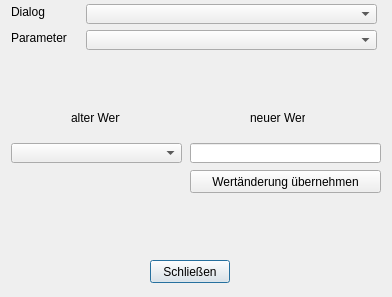
<?xml version="1.0" encoding="UTF-8"?>
<ui version="4.0">
 <class>Dialog_schnellaenderung</class>
 <widget class="QDialog" name="Dialog_schnellaenderung">
  <property name="geometry">
   <rect>
    <x>0</x>
    <y>0</y>
    <width>392</width>
    <height>297</height>
   </rect>
  </property>
  <property name="windowTitle">
   <string>Schnelländerung</string>
  </property>
  <property name="modal">
   <bool>true</bool>
  </property>
  <widget class="QLabel" name="label">
   <property name="geometry">
    <rect>
     <x>11</x>
     <y>4</y>
     <width>61</width>
     <height>16</height>
    </rect>
   </property>
   <property name="text">
    <string>Dialog</string>
   </property>
   <property name="alignment">
    <set>Qt::AlignmentFlag::AlignLeading|Qt::AlignmentFlag::AlignLeft|Qt::AlignmentFlag::AlignVCenter</set>
   </property>
  </widget>
  <widget class="QLabel" name="label_2">
   <property name="geometry">
    <rect>
     <x>11</x>
     <y>30</y>
     <width>71</width>
     <height>16</height>
    </rect>
   </property>
   <property name="text">
    <string>Parameter</string>
   </property>
   <property name="alignment">
    <set>Qt::AlignmentFlag::AlignLeading|Qt::AlignmentFlag::AlignLeft|Qt::AlignmentFlag::AlignVCenter</set>
   </property>
  </widget>
  <widget class="QComboBox" name="comboBox_dlg">
   <property name="geometry">
    <rect>
     <x>86</x>
     <y>4</y>
     <width>291</width>
     <height>20</height>
    </rect>
   </property>
  </widget>
  <widget class="QPushButton" name="pushButton_werte_aendern">
   <property name="geometry">
    <rect>
     <x>190</x>
     <y>170</y>
     <width>191</width>
     <height>23</height>
    </rect>
   </property>
   <property name="text">
    <string>Wertänderung übernehmen</string>
   </property>
   <property name="autoDefault">
    <bool>false</bool>
   </property>
   <property name="default">
    <bool>false</bool>
   </property>
  </widget>
  <widget class="QLabel" name="label_4">
   <property name="geometry">
    <rect>
     <x>250</x>
     <y>110</y>
     <width>55</width>
     <height>16</height>
    </rect>
   </property>
   <property name="text">
    <string>neuer Wert</string>
   </property>
  </widget>
  <widget class="QComboBox" name="comboBox_alt">
   <property name="geometry">
    <rect>
     <x>11</x>
     <y>143</y>
     <width>171</width>
     <height>20</height>
    </rect>
   </property>
  </widget>
  <widget class="QLineEdit" name="lineEdit_neu">
   <property name="geometry">
    <rect>
     <x>190</x>
     <y>143</y>
     <width>191</width>
     <height>20</height>
    </rect>
   </property>
  </widget>
  <widget class="QComboBox" name="comboBox_param">
   <property name="geometry">
    <rect>
     <x>86</x>
     <y>30</y>
     <width>291</width>
     <height>20</height>
    </rect>
   </property>
  </widget>
  <widget class="QLabel" name="label_3">
   <property name="geometry">
    <rect>
     <x>71</x>
     <y>110</y>
     <width>49</width>
     <height>16</height>
    </rect>
   </property>
   <property name="text">
    <string>alter Wert</string>
   </property>
  </widget>
  <widget class="QPushButton" name="pushButton_schliessen">
   <property name="geometry">
    <rect>
     <x>150</x>
     <y>260</y>
     <width>80</width>
     <height>23</height>
    </rect>
   </property>
   <property name="text">
    <string>Schließen</string>
   </property>
   <property name="autoDefault">
    <bool>true</bool>
   </property>
   <property name="default">
    <bool>true</bool>
   </property>
  </widget>
 </widget>
 <resources/>
 <connections/>
</ui>
